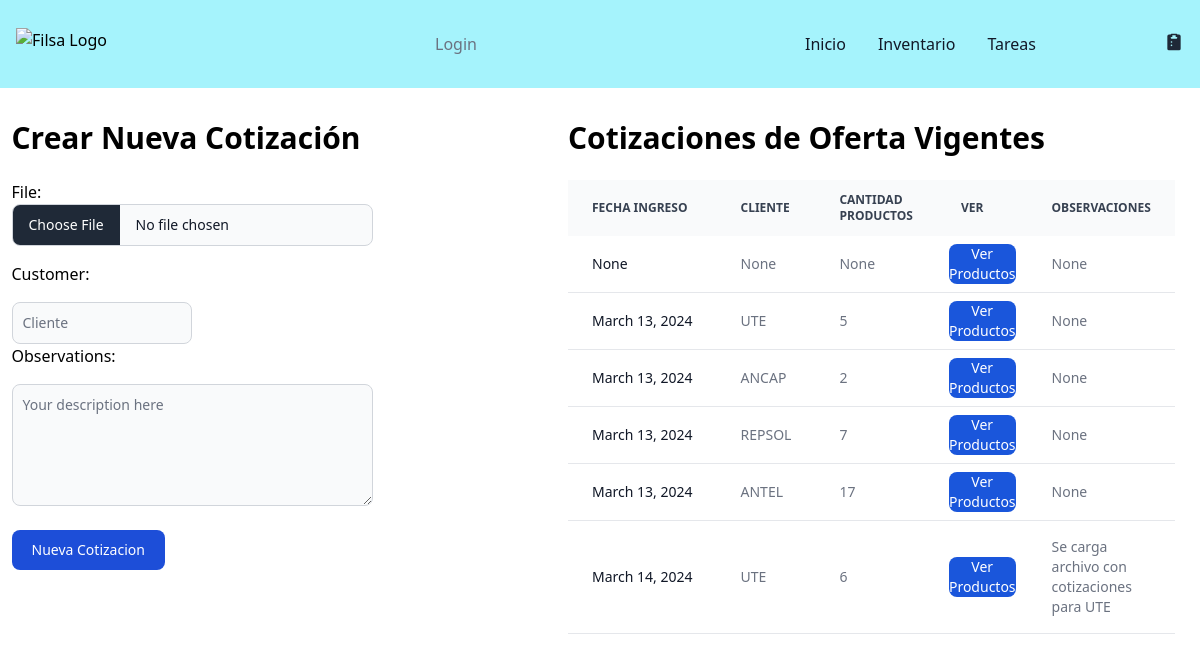
Page /new-cotization/ on the earlier database version.
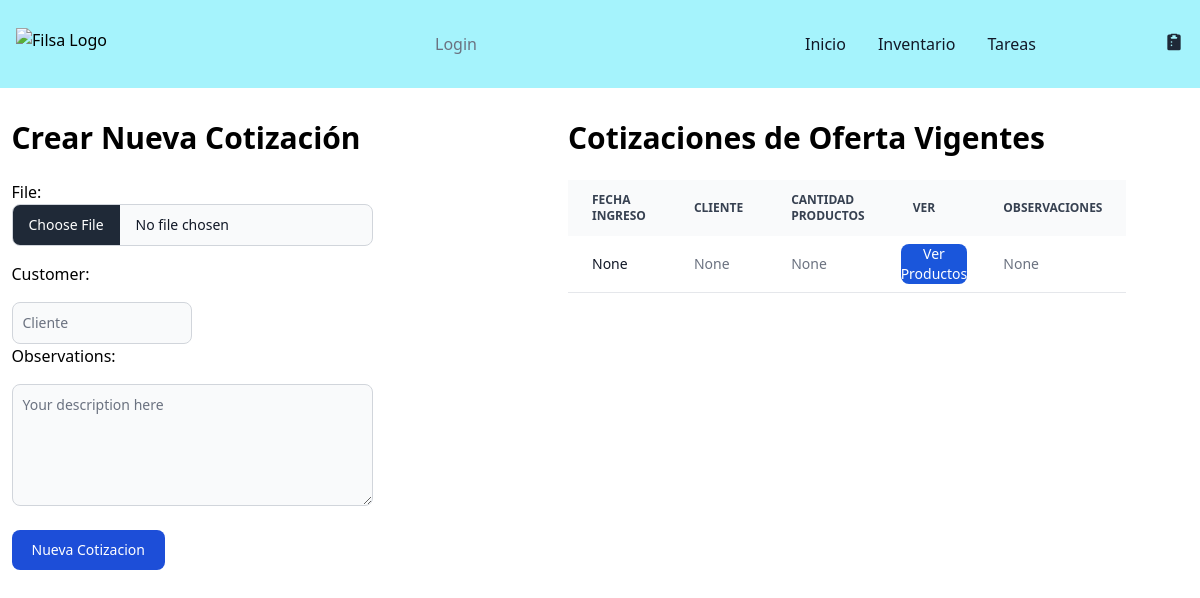
Same page on the later database version.
### filsa/models.py (models this page shows)
class Cotization(models.Model):
    cotization_id = models.AutoField(primary_key=True)
    date = models.DateField(verbose_name=u"Fecha", null=True, blank=True)
    customer = models.CharField(max_length=60, null=True, blank=True)
    numberOfProducts = models.IntegerField(null=True, blank=True)
    observations = models.CharField(max_length=500, null=True, blank= True)

### filsa/views.py (the view)
# urls.py: path('new-cotization/', newCotization , name='newcotization'),
def newCotization(request):
    print('request.Files are')
    print(request.FILES)
    cotizations = Cotization.objects.all()
    if request.method == 'POST':
        form = CotizationForm(request.POST, request.FILES)
        if form.is_valid():
            print('el form es valido')
            data = handle_uploaded_file(request.FILES['file'])
            register_date = datetime.now().date()
            customer = form.cleaned_data['customer']
            observations = form.cleaned_data['observations']
            numberOfProducts = len(data)
            cotization = Cotization.objects.create(date=register_date, customer = customer, numberOfProducts=numberOfProducts,observations=observations)
            for i in range(0,len(data)):
                product_code = data.iloc[i]['codigo']
                product_quantity = data.iloc[i]['cantidad']
                product_price = data.iloc[i]['precio']
                productdb = Product.objects.filter(internalCode = product_code).update(hasOffer=cotization, quantityOffer=product_quantity,priceOffer=product_price)
            return HttpResponseRedirect('/success/url/')
    else:
        form = CotizationForm()
    return render(request, 'cotization.html', {'form': form, 'cotizations':cotizations})

### filsa/forms.py
class CotizationForm(forms.Form):
    file = forms.FileField(widget=forms.FileInput(attrs={'class': "mb-4 block w-full text-sm text-gray-900 border border-gray-300 rounded-lg cursor-pointer bg-gray-50 dark:text-gray-400 focus:outline-none dark:bg-gray-700 dark:border-gray-600 dark:placeholder-gray-400" ,'id':"file_input" ,'type':"file" }))
    customer = forms.CharField(widget=forms.TextInput(attrs={"class" : "mt-4 block p-2.5 w-1/2 text-sm text-gray-900 bg-gray-50 rounded-lg border border-gray-300 focus:ring-primary-500 focus:border-primary-500 dark:bg-gray-700 dark:border-gray-600 dark:placeholder-gray-400 dark:text-white dark:focus:ring-primary-500 dark:focus:border-primary-500" ,"placeholder":"Cliente"}))
    observations = forms.CharField(widget=forms.Textarea(attrs={"rows":"5", "class" : "mt-4 block p-2.5 w-full text-sm text-gray-900 bg-gray-50 rounded-lg border border-gray-300 focus:ring-primary-500 focus:border-primary-500 dark:bg-gray-700 dark:border-gray-600 dark:placeholder-gray-400 dark:text-white dark:focus:ring-primary-500 dark:focus:border-primary-500" ,"placeholder":"Your description here"}))

### filsa/templates/cotization.html (shortened to what this page needs)
{% extends '_base.html' %}
{% load static %}
{% block content %}
<div class="grid sm:grid-cols-2 sm:gap-6 md:grid-cols-3 gap-4 block">
    <div class="mx-auto relative top-8 block">
        <h3 class="text-3xl font-bold dark:text-white mb-6">Crear Nueva Cotización</h3>
    <form enctype="multipart/form-data" id="forms" action="{% url 'newcotization' %}" method="POST" onsubmit="openLoader()">
        {{ form.as_p }}
        <button type="submit" id='nuevoIngreso' class="inline-flex items-center px-5 py-2.5 mt-4 sm:mt-6 text-sm font-medium text-center text-white bg-primary-700 rounded-lg focus:ring-4 focus:ring-primary-200 dark:focus:ring-primary-900 hover:bg-primary-800">
            Nueva Cotizacion
        </button>
    </form>
    </div>
     <div class="relative mx-auto top-8 lg:ml-40 overflow-x-auto block">
        <h3 class="text-3xl font-bold dark:text-white mb-6">Cotizaciones de Oferta Vigentes</h3>
        <table class="w-full text-sm text-left rtl:text-right text-gray-500 dark:text-gray-400">
            <thead class="text-xs text-gray-700 uppercase bg-gray-50 dark:bg-gray-700 dark:text-gray-400">
                <tr>
                    <th scope="col" class="px-6 py-3">
                        Fecha Ingreso
                    </th>
                    <th scope="col" class="px-6 py-3">
                        Cliente
                    </th>
                    <th scope="col" class="px-6 py-3">
                        Cantidad Productos
                    </th>
                    <th scope="col" class="px-6 py-3">
                        Ver
                    </th>
                    <th scope="col" class="px-6 py-3">
                        Observaciones
                    </th>
                </tr>
            </thead>
            <tbody>
                {% for cotization in cotizations %}
                <tr class="bg-white border-b dark:bg-gray-800 dark:border-gray-700">
                    <th scope="row" class="px-6 py-4 font-medium text-gray-900 whitespace-nowrap dark:text-white">
                        {{cotization.date}}
                    </th>
                    <td class="px-6 py-4">
                        {{cotization.customer}}
                    </td>
                    <td class="px-6 py-4">
                        {{cotization.numberOfProducts}}
                    </td>
                    <td class="px-3 py-2">
                    <button onclick="openmodal('{{cotization.cotization_id}}')"  class="block text-white bg-blue-700 hover:bg-blue-800 focus:ring-4 focus:outline-none focus:ring-blue-300 font-medium rounded-lg text-sm text-center dark:bg-blue-600 dark:hover:bg-blue-700 dark:focus:ring-blue-800" type="button">
                    Ver Productos
                    </button>
                    </td>
                    <td class="px-6 py-4">
                        {{cotization.observations}}
                    </td>
                </tr>
                {% endfor %}
            </tbody>
        </table>
    </div>
</div>
{% endblock content %}

Differences in the rows shown:
removed Cotization: date "March 13, 2024", customer "UTE", numberOfProducts "5", observations "None"
removed Cotization: date "March 13, 2024", customer "ANCAP", numberOfProducts "2", observations "None"
removed Cotization: date "March 13, 2024", customer "REPSOL", numberOfProducts "7", observations "None"
removed Cotization: date "March 13, 2024", customer "ANTEL", numberOfProducts "17", observations "None"
removed Cotization: date "March 14, 2024", customer "UTE", numberOfProducts "6", observations "Se carga archivo con cotizaciones para UTE"
